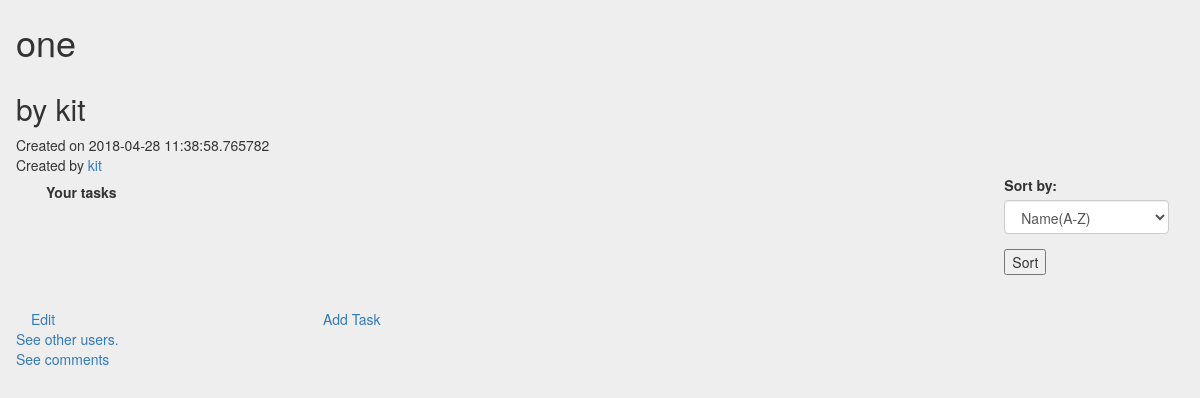
Page /xoxo/list/2 (signed in) on the earlier database version.
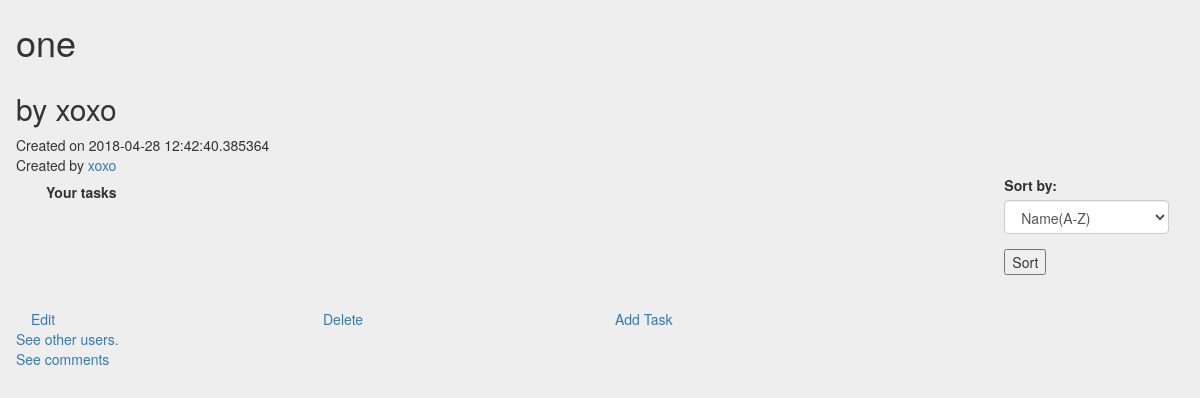
Same page on the later database version.
### models.py (models this page shows, shortened)
class List(db.Model):
    id = db.Column('list_id', db.Integer, primary_key=True, autoincrement=True)
    create_time = db.Column('create_time', db.DateTime, default=datetime.utcnow)
    user_id = db.Column('user_id', db.Integer, db.ForeignKey('user', ondelete='CASCADE'), nullable=False)
    name = db.Column('name', db.String(100), nullable=False)
    description = db.Column('description', db.String(200))
    tasks = db.relationship(
            'Task',
            backref= db.backref('list', lazy='joined'),
            cascade="all, delete-orphan",
            passive_deletes=True
        )
    comments = db.relationship(
            'Comment',
            backref= db.backref('list', lazy='joined'),
            cascade="all, delete-orphan",
            passive_deletes=True
        )
    all_users = db.relationship(
    'User', secondary=shared_lists,
    backref=db.backref('all_lists', lazy='dynamic'), lazy='dynamic')

class User(UserMixin, db.Model):
    id = db.Column('user_id', db.Integer, primary_key=True, autoincrement=True)
    username = db.Column('username', db.String(64), unique=True, nullable=False)
    name = db.Column('name', db.String(120), unique=False, nullable=False)
    dob = db.Column('date_of_birth', db.DateTime, nullable=False)
    email = db.Column('email', db.String(64), nullable=False, unique=True)
    registration_time = db.Column('registration_time',db.DateTime, default=datetime.utcnow)
    password_hash = db.Column('password_hash',db.String(80), nullable=False)
    remember_me = db.Column('remember_me', db.Boolean, unique=False, default=False)
    profile_picture_filename = db.Column('profile_picture_filename', db.String(64))
    profile_picture_url = db.Column('profile_picture_url', db.String(64))
    followed = db.relationship(
    'User', secondary=followers,
    primaryjoin=(followers.c.follower_id == id),
    secondaryjoin=(followers.c.followed_id == id),
    backref=db.backref('followers', lazy='dynamic'), lazy='dynamic')
    tasks = db.relationship(
        'Task',
        backref=db.backref('user', lazy='joined'),
        cascade="all, delete-orphan",
        passive_deletes=True
    )
    lists = db.relationship(
        'List',
        backref=db.backref('user', lazy='joined'),
        cascade="all, delete-orphan",
        passive_deletes=True
    )
    comments = db.relationship(
        'Comment',
        backref= db.backref('user', lazy='joined'),
        cascade="all, delete-orphan",
        passive_deletes=True
    )
    notif = db.relationship(
        'Notif',
        backref= db.backref('user', lazy='joined'),
        cascade="all, delete-orphan",
        passive_deletes=True
    )

### api/lists.py (the view, shortened to what this page needs)
@list_blueprint.route('/<user_name>/list/<list_id>',methods=['POST','GET'])
@login_required
def show_list(user_name,list_id):
    sort_form=SortForm()
    userid=User.query.filter(User.username==user_name).first().id
    current_list = List.query.get(list_id)
    is_owner = False
    creater = User.query.get(current_list.user_id)
    if current_list.user_id == userid:
        is_owner = True
    tasks = Task.query.filter(Task.list_id==list_id).order_by(Task.relpriority)
    return render_template('show_list.html',sort_form=sort_form,creater=creater,is_owner = is_owner,user=current_user,list=List.query.get(list_id), list_id=list_id,tasks=tasks)

### api/lists.py
class SortForm(FlaskForm):
    criteria = SelectField('Sort by:', choices=[('Deadline(near)','Deadline(near)'),('Deadline(far)','Deadline(far)'),('Name(A-Z)','Name(A-Z)'),('Name(Z-A)','Name(Z-A)')])

### app.py (called while the page is built)
@login_manager.user_loader
def load_user(user_id):
    return User.query.get(int(user_id))

### models.py (called while the page is built)
@event.listens_for(engine.Engine, 'connect')
def __set_sqlite_pragma(db_conn, conn_record):
    cursor = db_conn.cursor()
    cursor.execute('PRAGMA foreign_keys=ON;')
    cursor.close()

### templates/show_list.html (shortened to what this page needs)
{% extends 'base.html' %}
{% block content %}
<div class="row"><h1>{{list.name}}</h1></div>
<div class="row"><h2>{{list.description}}</h2></div>
<div class="row">Created on {{list.create_time}}</div>
<div class="row">Created by <a href="/{{user.username}}/friend_profile/{{creater.username}}">{{creater.name}}</a></div>
<div>
    <div class="row">
        <div class="col-sm-10">
    <div class="container-fluid"><h5><b>Your tasks</b></h5></div>
</div>
<div class="col-sm-2">
    <form class="" action="/{{user.username}}/list/{{list.id}}" method="POST">
            {% from "_formhelpers.html" import render_field %}
            <div class="form-group">{{render_field(sort_form.criteria, class_="form-control")}}</div>
            <input type="submit" value="Sort">
        </form>
    </div>
</div>
<br>
<div class="row">
    <div class="col-sm-3"><a href="/{{user.username}}/list/{{list.id}}/list_update">Edit</a></div>
    {% if is_owner %}
    <div class="col-sm-3"><a href="/{{user.username}}/list/{{list.id}}/delete">Delete</a></div>
    {% endif %}
    <div class="col-sm-3"><a href="/{{user.username}}/list/{{list.id}}/newtask">Add Task</a></div>
</div>
<div class="row">
    <a href="/{{user.username}}/list/{{list.id}}/see_shared">See other users.</a>
</div>
<div class="row">
    <a href="/{{user.username}}/list/{{list.id}}/comments">See comments</a>
</div>
{% endblock %}

### templates/base.html (shortened to what this page needs)
<html>
<head>
	<link rel="stylesheet" href="https://maxcdn.bootstrapcdn.com/bootstrap/3.3.7/css/bootstrap.min.css">
</head>
<body>
	<div class="container">
		{% block content %}{% endblock %}
	</div>
</body>
</html>

### templates/_formhelpers.html (shortened to what this page needs)
{% macro render_field(field) %}
	{{ field.label }}
	{{ field(**kwargs)|safe }}
{% endmacro %}

### templates/base.html (style rules this page uses)
body { background: #eee; }
.container { padding: 2px 16px; }

Differences in the rows shown:
removed User: name "kit"
changed List "one": description "by kit" → "by xoxo"; create_time "2018-04-28 11:38:58.765782" → "2018-04-28 12:42:40.385364"
now on this page (row edited): User: name "xoxo"
Other differences:
text now shown: "Delete"
